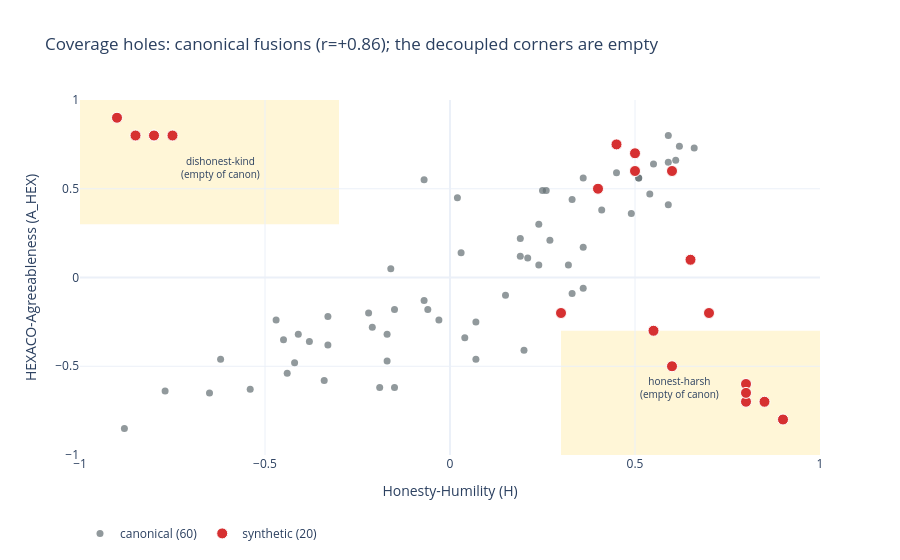

Here is the notebook cell this chart was saved with:
### Markdown cell above
## 3. Where are the blank spots? (the coverage holes, #2)

Honesty-Humility vs HEXACO-Agreeableness. Canonical characters (gray) cluster on the fused
diagonal (r = +0.86). The two decoupled corners (honest-harsh, dishonest-kind) are **empty of
canonical characters** but populated by synthetics (red, r = -0.74). Retrieval has nothing to
return in the shaded corners, exactly where the cache-free regressor must learn.

### Code cell
ch=[q for q in canon if q['H'] is not None]
fig=go.Figure()
for (x0,x1,y0,y1) in [(0.3,1,-1,-0.3),(-1,-0.3,0.3,1)]:
  fig.add_shape(type='rect',x0=x0,x1=x1,y0=y0,y1=y1,fillcolor='#ffeaa7',opacity=0.45,line_width=0,layer='below')
fig.add_trace(go.Scatter(x=[q['H'] for q in ch],y=[q['A_HEX'] for q in ch],mode='markers',name=f'canonical ({len(ch)})',
  marker=dict(size=7,color='#636e72',opacity=0.7),text=[q['name'] for q in ch],hoverinfo='text'))
fig.add_trace(go.Scatter(x=[q['H'] for q in synth],y=[q['A_HEX'] for q in synth],mode='markers',name='synthetic (20)',
  marker=dict(size=11,color='#D63031',line=dict(width=1,color='#fff')),text=[q['name'] for q in synth],hoverinfo='text'))
fig.add_annotation(x=0.62,y=-0.62,text='honest-harsh<br>(empty of canon)',showarrow=False,font=dict(size=10))
fig.add_annotation(x=-0.62,y=0.62,text='dishonest-kind<br>(empty of canon)',showarrow=False,font=dict(size=10))
fig.update_layout(template=TPL,height=560,title='Coverage holes: canonical fusions (r=+0.86); the decoupled corners are empty',
  xaxis_title='Honesty-Humility (H)',yaxis_title='HEXACO-Agreeableness (A_HEX)',
  xaxis_range=[-1,1],yaxis_range=[-1,1],legend=dict(orientation='h',y=-0.18))
fig.show()

### Figure 1 — Plotly figure (JSON) as saved in the notebook; plotly's stock layout.template omitted (floating-point values rounded to 4 significant figures)
{"data": [{"hoverinfo": "text", "marker": {"color": "#636e72", "opacity": 0.7, "size": 7}, "mode": "markers", "name": "canonical (60)", "text": ["Levin", "Anna", "Stepan Arkadyevitch", "Vronsky", "Alexey Alexandrovitch", "Kitty", "Dolly", "Betsy", "Countess Lidia Ivanovna", "Hester", "Huck Finn", "Jim", "Tom", "Gatsby", "Nick Carraway", "Daisy", "Jordan", "Mrs. Wilson", "Macbeth", "Lady Macbeth", "Elizabeth", "Mrs. Bennet", "Jane", "Mr. Darcy", "Lady Catherine", "Lydia", "Mr. Collins", "Mr. Bingley", "Wickham", "Elinor", "Marianne", "Colonel Brandon", "Edward", "Duke", "Malvolio", "Olivia", "Sebastian", "Viola", "Carton", "Darnay", "Lucie", "Romeo", "Juliet", "Nurse", "Benvolio", "Mercutio", "Friar Lawrence", "Hamlet", "Horatio", "King", "Polonius", "Queen", "Ophelia", "Jean Valjean", "Marius", "Cosette", "Javert", "Fantine", "Jane Eyre", "Mr. Rochester"], "type": "scatter", "x": [0.41, 0.59, -0.15, 0.19, 0.27, 0.26, 0.2, -0.33, 0.36, 0.33, -0.45, -0.16, -0.65, -0.07, 0.07, -0.33, -0.22, -0.34, -0.77, -0.88, 0.15, -0.21, 0.21, -0.19, -0.54, -0.41, -0.62, 0.24, -0.42, 0.66, 0.07, 0.51, 0.49, -0.07, -0.44, -0.17, 0.59, 0.02, -0.06, 0.24, 0.62, 0.33, 0.61, 0.25, 0.59, -0.03, 0.45, 0.04, 0.51, -0.47, -0.38, 0.03, 0.55, 0.19, 0.32, -0.17, 0.36, 0.54, -0.15, 0.36], "y": [0.38, 0.8, -0.18, 0.12, 0.21, 0.49, -0.41, -0.38, 0.56, -0.09, -0.35, 0.05, -0.65, 0.55, -0.25, -0.22, -0.2, -0.58, -0.64, -0.85, -0.1, -0.28, 0.11, -0.62, -0.63, -0.32, -0.46, 0.07, -0.48, 0.73, -0.46, 0.56, 0.36, -0.13, -0.54, -0.47, 0.41, 0.45, -0.18, 0.3, 0.74, 0.44, 0.66, 0.49, 0.65, -0.24, 0.59, -0.34, 0.56, -0.24, -0.36, 0.14, 0.64, 0.22, 0.07, -0.32, -0.06, 0.47, -0.62, 0.17]}, {"hoverinfo": "text", "marker": {"color": "#D63031", "line": {"color": "#fff", "width": 1}, "size": 11}, "mode": "markers", "name": "synthetic (20)", "text": ["Dorrit Klaes", "Tessaro Vinn", "Pella Sond", "Gren Talvic", "Ysmé Charoud", "Dorrit Vashem", "Caelum Trist", "Fenra Quillen", "Marek Solenne", "Lirien Dace", "Darveth Solke", "Ysabel Creen", "Tormund Brael", "Pella Vassik", "Ossian Drewe", "Quillen Dray", "Sable Maren Voss", "Erith Cade Pollowick", "Darvon Selk", "Tessaly Brune"], "type": "scatter", "x": [0.85, -0.8, 0.5, 0.6, 0.4, 0.8, -0.8, 0.6, 0.9, -0.9, 0.8, -0.85, 0.55, 0.3, 0.65, 0.8, -0.75, 0.5, 0.7, 0.45], "y": [-0.7, 0.8, 0.7, -0.5, 0.5, -0.7, 0.8, 0.6, -0.8, 0.9, -0.6, 0.8, -0.3, -0.2, 0.1, -0.65, 0.8, 0.6, -0.2, 0.75]}], "layout": {"annotations": [{"font": {"size": 10}, "showarrow": false, "text": "honest-harsh<br>(empty of canon)", "x": 0.62, "y": -0.62}, {"font": {"size": 10}, "showarrow": false, "text": "dishonest-kind<br>(empty of canon)", "x": -0.62, "y": 0.62}], "height": 560, "legend": {"orientation": "h", "y": -0.18}, "shapes": [{"fillcolor": "#ffeaa7", "layer": "below", "line": {"width": 0}, "opacity": 0.45, "type": "rect", "x0": 0.3, "x1": 1, "y0": -1, "y1": -0.3}, {"fillcolor": "#ffeaa7", "layer": "below", "line": {"width": 0}, "opacity": 0.45, "type": "rect", "x0": -1, "x1": -0.3, "y0": 0.3, "y1": 1}], "title": {"text": "Coverage holes: canonical fusions (r=+0.86); the decoupled corners are empty"}, "xaxis": {"range": [-1, 1], "title": {"text": "Honesty-Humility (H)"}}, "yaxis": {"range": [-1, 1], "title": {"text": "HEXACO-Agreeableness (A_HEX)"}}}}
